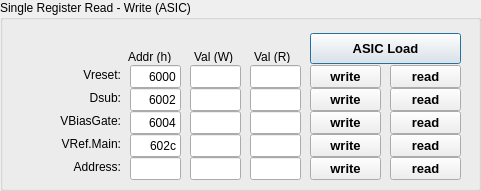
  <widget class="QGroupBox" name="groupBox_9">
   <property name="geometry">
    <rect>
     <x>430</x>
     <y>197</y>
     <width>481</width>
     <height>191</height>
    </rect>
   </property>
   <property name="title">
    <string>Single Register Read - Write (ASIC)</string>
   </property>
   <widget class="QLineEdit" name="e_addr_Vreset">
    <property name="geometry">
     <rect>
      <x>130</x>
      <y>65</y>
      <width>51</width>
      <height>23</height>
     </rect>
    </property>
    <property name="text">
     <string>6000</string>
    </property>
    <property name="alignment">
     <set>Qt::AlignRight|Qt::AlignTrailing|Qt::AlignVCenter</set>
    </property>
    <property name="readOnly">
     <bool>true</bool>
    </property>
   </widget>
   <widget class="QLineEdit" name="e_addr_Dsub">
    <property name="geometry">
     <rect>
      <x>130</x>
      <y>88</y>
      <width>51</width>
      <height>23</height>
     </rect>
    </property>
    <property name="text">
     <string>6002</string>
    </property>
    <property name="alignment">
     <set>Qt::AlignRight|Qt::AlignTrailing|Qt::AlignVCenter</set>
    </property>
    <property name="readOnly">
     <bool>true</bool>
    </property>
   </widget>
   <widget class="QLineEdit" name="e_addr_Vbiasgate">
    <property name="geometry">
     <rect>
      <x>130</x>
      <y>111</y>
      <width>51</width>
      <height>23</height>
     </rect>
    </property>
    <property name="text">
     <string>6004</string>
    </property>
    <property name="alignment">
     <set>Qt::AlignRight|Qt::AlignTrailing|Qt::AlignVCenter</set>
    </property>
    <property name="readOnly">
     <bool>true</bool>
    </property>
   </widget>
   <widget class="QLineEdit" name="e_addr_Vrefmain">
    <property name="geometry">
     <rect>
      <x>130</x>
      <y>134</y>
      <width>51</width>
      <height>23</height>
     </rect>
    </property>
    <property name="text">
     <string>602c</string>
    </property>
    <property name="alignment">
     <set>Qt::AlignRight|Qt::AlignTrailing|Qt::AlignVCenter</set>
    </property>
    <property name="readOnly">
     <bool>true</bool>
    </property>
   </widget>
   <widget class="QLabel" name="label_5">
    <property name="geometry">
     <rect>
      <x>128</x>
      <y>51</y>
      <width>56</width>
      <height>12</height>
     </rect>
    </property>
    <property name="text">
     <string>Addr (h)</string>
    </property>
   </widget>
   <widget class="QLabel" name="label_6">
    <property name="geometry">
     <rect>
      <x>20</x>
      <y>65</y>
      <width>101</width>
      <height>20</height>
     </rect>
    </property>
    <property name="layoutDirection">
     <enum>Qt::LeftToRight</enum>
    </property>
    <property name="text">
     <string>Vreset:</string>
    </property>
    <property name="alignment">
     <set>Qt::AlignRight|Qt::AlignTrailing|Qt::AlignVCenter</set>
    </property>
   </widget>
   <widget class="QLabel" name="label_7">
    <property name="geometry">
     <rect>
      <x>20</x>
      <y>88</y>
      <width>101</width>
      <height>20</height>
     </rect>
    </property>
    <property name="layoutDirection">
     <enum>Qt::LeftToRight</enum>
    </property>
    <property name="text">
     <string>Dsub:</string>
    </property>
    <property name="alignment">
     <set>Qt::AlignRight|Qt::AlignTrailing|Qt::AlignVCenter</set>
    </property>
   </widget>
   <widget class="QLabel" name="label_8">
    <property name="geometry">
     <rect>
      <x>20</x>
      <y>111</y>
      <width>101</width>
      <height>20</height>
     </rect>
    </property>
    <property name="layoutDirection">
     <enum>Qt::LeftToRight</enum>
    </property>
    <property name="text">
     <string>VBiasGate:</string>
    </property>
    <property name="alignment">
     <set>Qt::AlignRight|Qt::AlignTrailing|Qt::AlignVCenter</set>
    </property>
   </widget>
   <widget class="QLabel" name="label_9">
    <property name="geometry">
     <rect>
      <x>20</x>
      <y>134</y>
      <width>101</width>
      <height>20</height>
     </rect>
    </property>
    <property name="layoutDirection">
     <enum>Qt::LeftToRight</enum>
    </property>
    <property name="text">
     <string>VRef.Main:</string>
    </property>
    <property name="alignment">
     <set>Qt::AlignRight|Qt::AlignTrailing|Qt::AlignVCenter</set>
    </property>
   </widget>
   <widget class="QLineEdit" name="e_write_Dsub">
    <property name="geometry">
     <rect>
      <x>190</x>
      <y>88</y>
      <width>51</width>
      <height>23</height>
     </rect>
    </property>
    <property name="alignment">
     <set>Qt::AlignRight|Qt::AlignTrailing|Qt::AlignVCenter</set>
    </property>
   </widget>
   <widget class="QLineEdit" name="e_write_Vbiasgate">
    <property name="geometry">
     <rect>
      <x>190</x>
      <y>111</y>
      <width>51</width>
      <height>23</height>
     </rect>
    </property>
    <property name="alignment">
     <set>Qt::AlignRight|Qt::AlignTrailing|Qt::AlignVCenter</set>
    </property>
   </widget>
   <widget class="QLineEdit" name="e_write_Vrefmain">
    <property name="geometry">
     <rect>
      <x>190</x>
      <y>134</y>
      <width>51</width>
      <height>23</height>
     </rect>
    </property>
    <property name="alignment">
     <set>Qt::AlignRight|Qt::AlignTrailing|Qt::AlignVCenter</set>
    </property>
   </widget>
   <widget class="QLineEdit" name="e_write_Vreset">
    <property name="geometry">
     <rect>
      <x>190</x>
      <y>65</y>
      <width>51</width>
      <height>23</height>
     </rect>
    </property>
    <property name="alignment">
     <set>Qt::AlignRight|Qt::AlignTrailing|Qt::AlignVCenter</set>
    </property>
   </widget>
   <widget class="QLineEdit" name="e_read_Dsub">
    <property name="geometry">
     <rect>
      <x>250</x>
      <y>88</y>
      <width>51</width>
      <height>23</height>
     </rect>
    </property>
    <property name="alignment">
     <set>Qt::AlignRight|Qt::AlignTrailing|Qt::AlignVCenter</set>
    </property>
    <property name="readOnly">
     <bool>true</bool>
    </property>
   </widget>
   <widget class="QLineEdit" name="e_read_Vbiasgate">
    <property name="geometry">
     <rect>
      <x>250</x>
      <y>111</y>
      <width>51</width>
      <height>23</height>
     </rect>
    </property>
    <property name="alignment">
     <set>Qt::AlignRight|Qt::AlignTrailing|Qt::AlignVCenter</set>
    </property>
    <property name="readOnly">
     <bool>true</bool>
    </property>
   </widget>
   <widget class="QLineEdit" name="e_read_Vrefmain">
    <property name="geometry">
     <rect>
      <x>250</x>
      <y>134</y>
      <width>51</width>
      <height>23</height>
     </rect>
    </property>
    <property name="alignment">
     <set>Qt::AlignRight|Qt::AlignTrailing|Qt::AlignVCenter</set>
    </property>
    <property name="readOnly">
     <bool>true</bool>
    </property>
   </widget>
   <widget class="QLineEdit" name="e_read_Vreset">
    <property name="geometry">
     <rect>
      <x>250</x>
      <y>65</y>
      <width>51</width>
      <height>23</height>
     </rect>
    </property>
    <property name="alignment">
     <set>Qt::AlignRight|Qt::AlignTrailing|Qt::AlignVCenter</set>
    </property>
    <property name="readOnly">
     <bool>true</bool>
    </property>
   </widget>
   <widget class="QLabel" name="label_15">
    <property name="geometry">
     <rect>
      <x>194</x>
      <y>51</y>
      <width>56</width>
      <height>12</height>
     </rect>
    </property>
    <property name="text">
     <string>Val (W)</string>
    </property>
   </widget>
   <widget class="QLabel" name="label_26">
    <property name="geometry">
     <rect>
      <x>254</x>
      <y>51</y>
      <width>56</width>
      <height>12</height>
     </rect>
    </property>
    <property name="text">
     <string>Val (R)</string>
    </property>
   </widget>
   <widget class="QPushButton" name="btn_write_Vreset">
    <property name="geometry">
     <rect>
      <x>310</x>
      <y>65</y>
      <width>71</width>
      <height>23</height>
     </rect>
    </property>
    <property name="font">
     <font>
      <pointsize>10</pointsize>
      <bold>true</bold>
     </font>
    </property>
    <property name="text">
     <string>write</string>
    </property>
   </widget>
   <widget class="QPushButton" name="btn_read_Vreset">
    <property name="geometry">
     <rect>
      <x>390</x>
      <y>65</y>
      <width>71</width>
      <height>23</height>
     </rect>
    </property>
    <property name="font">
     <font>
      <pointsize>10</pointsize>
      <bold>true</bold>
     </font>
    </property>
    <property name="text">
     <string>read</string>
    </property>
   </widget>
   <widget class="QPushButton" name="btn_read_Dsub">
    <property name="geometry">
     <rect>
      <x>390</x>
      <y>88</y>
      <width>71</width>
      <height>23</height>
     </rect>
    </property>
    <property name="font">
     <font>
      <pointsize>10</pointsize>
      <bold>true</bold>
     </font>
    </property>
    <property name="text">
     <string>read</string>
    </property>
   </widget>
   <widget class="QPushButton" name="btn_write_Dsub">
    <property name="geometry">
     <rect>
      <x>310</x>
      <y>88</y>
      <width>71</width>
      <height>23</height>
     </rect>
    </property>
    <property name="font">
     <font>
      <pointsize>10</pointsize>
      <bold>true</bold>
     </font>
    </property>
    <property name="text">
     <string>write</string>
    </property>
   </widget>
   <widget class="QPushButton" name="btn_read_Vbiasgate">
    <property name="geometry">
     <rect>
      <x>390</x>
      <y>111</y>
      <width>71</width>
      <height>23</height>
     </rect>
    </property>
    <property name="font">
     <font>
      <pointsize>10</pointsize>
      <bold>true</bold>
     </font>
    </property>
    <property name="text">
     <string>read</string>
    </property>
   </widget>
   <widget class="QPushButton" name="btn_write_Vbiasgate">
    <property name="geometry">
     <rect>
      <x>310</x>
      <y>111</y>
      <width>71</width>
      <height>23</height>
     </rect>
    </property>
    <property name="font">
     <font>
      <pointsize>10</pointsize>
      <bold>true</bold>
     </font>
    </property>
    <property name="text">
     <string>write</string>
    </property>
   </widget>
   <widget class="QPushButton" name="btn_read_Vrefmain">
    <property name="geometry">
     <rect>
      <x>390</x>
      <y>134</y>
      <width>71</width>
      <height>23</height>
     </rect>
    </property>
    <property name="font">
     <font>
      <pointsize>10</pointsize>
      <bold>true</bold>
     </font>
    </property>
    <property name="text">
     <string>read</string>
    </property>
   </widget>
   <widget class="QPushButton" name="btn_write_Vrefmain">
    <property name="geometry">
     <rect>
      <x>310</x>
      <y>134</y>
      <width>71</width>
      <height>23</height>
     </rect>
    </property>
    <property name="font">
     <font>
      <pointsize>10</pointsize>
      <bold>true</bold>
     </font>
    </property>
    <property name="text">
     <string>write</string>
    </property>
   </widget>
   <widget class="QPushButton" name="btn_write_input">
    <property name="geometry">
     <rect>
      <x>310</x>
      <y>157</y>
      <width>71</width>
      <height>23</height>
     </rect>
    </property>
    <property name="font">
     <font>
      <pointsize>10</pointsize>
      <bold>true</bold>
     </font>
    </property>
    <property name="text">
     <string>write</string>
    </property>
   </widget>
   <widget class="QLineEdit" name="e_read_input">
    <property name="geometry">
     <rect>
      <x>250</x>
      <y>157</y>
      <width>51</width>
      <height>23</height>
     </rect>
    </property>
    <property name="font">
     <font>
      <pointsize>1</pointsize>
     </font>
    </property>
    <property name="alignment">
     <set>Qt::AlignRight|Qt::AlignTrailing|Qt::AlignVCenter</set>
    </property>
    <property name="readOnly">
     <bool>true</bool>
    </property>
   </widget>
   <widget class="QLineEdit" name="e_addr_input">
    <property name="geometry">
     <rect>
      <x>130</x>
      <y>157</y>
      <width>51</width>
      <height>23</height>
     </rect>
    </property>
    <property name="text">
     <string/>
    </property>
    <property name="alignment">
     <set>Qt::AlignRight|Qt::AlignTrailing|Qt::AlignVCenter</set>
    </property>
   </widget>
   <widget class="QLabel" name="label_27">
    <property name="geometry">
     <rect>
      <x>20</x>
      <y>157</y>
      <width>101</width>
      <height>20</height>
     </rect>
    </property>
    <property name="layoutDirection">
     <enum>Qt::LeftToRight</enum>
    </property>
    <property name="text">
     <string>Address:</string>
    </property>
    <property name="alignment">
     <set>Qt::AlignRight|Qt::AlignTrailing|Qt::AlignVCenter</set>
    </property>
   </widget>
   <widget class="QLineEdit" name="e_write_input">
    <property name="geometry">
     <rect>
      <x>190</x>
      <y>157</y>
      <width>51</width>
      <height>23</height>
     </rect>
    </property>
    <property name="alignment">
     <set>Qt::AlignRight|Qt::AlignTrailing|Qt::AlignVCenter</set>
    </property>
   </widget>
   <widget class="QPushButton" name="btn_read_input">
    <property name="geometry">
     <rect>
      <x>390</x>
      <y>157</y>
      <width>71</width>
      <height>23</height>
     </rect>
    </property>
    <property name="font">
     <font>
      <pointsize>10</pointsize>
      <bold>true</bold>
     </font>
    </property>
    <property name="text">
     <string>read</string>
    </property>
   </widget>
   <widget class="QPushButton" name="btn_ASIC_load">
    <property name="geometry">
     <rect>
      <x>310</x>
      <y>33</y>
      <width>151</width>
      <height>31</height>
     </rect>
    </property>
    <property name="font">
     <font>
      <pointsize>10</pointsize>
      <bold>true</bold>
     </font>
    </property>
    <property name="text">
     <string>ASIC Load</string>
    </property>
    <property name="default">
     <bool>true</bool>
    </property>
   </widget>
  </widget>
